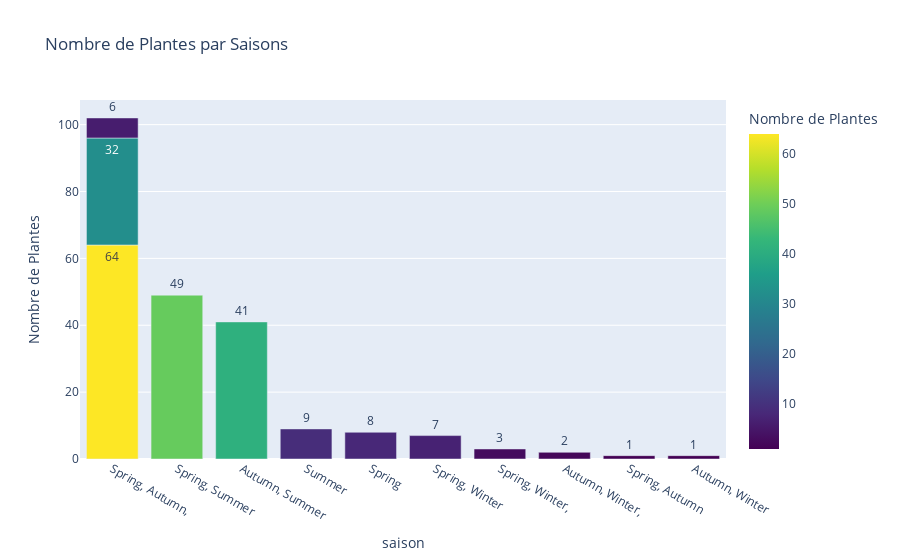

The notebook cell saved with this chart:
### Code cell
plant_counts = a_to_z["BloomsIn"].value_counts().reset_index()
plant_counts.columns = ["BloomsIn", "Count"]

plant_counts["Short_BloomsIn"] = plant_counts["BloomsIn"].apply(lambda x: " ".join(x.split()[:2]))

fig = px.bar(
    plant_counts, 
    x="Short_BloomsIn",
    y="Count", 
    text="Count", 
    title="Nombre de Plantes par Saisons",
    labels={"Short_BloomsIn": "saison", "Count": "Nombre de Plantes"},
    hover_name="BloomsIn",
    color="Count",
    color_continuous_scale="viridis"
)

fig.update_traces(
    textposition="outside",
    hovertemplate="<b>%{hovertext}</b><br>Nombre de Plantes: %{y}"
)

fig.show()

### Figure 1 — Plotly figure (JSON) as saved in the notebook; plotly's stock layout.template omitted (floating-point values rounded to 4 significant figures)
{"data": [{"alignmentgroup": "True", "hovertemplate": "<b>%{hovertext}</b><br>Nombre de Plantes: %{y}", "hovertext": ["Spring, Autumn, Summer", "Spring, Summer", "Autumn, Summer", "Spring, Autumn, Winter, Summer", "Summer", "Spring", "Spring, Winter", "Spring, Autumn, Winter", "Spring, Winter, Summer", "Autumn, Winter, Summer", "Spring, Autumn", "Autumn, Winter"], "legendgroup": "", "marker": {"color": [64, 49, 41, 32, 9, 8, 7, 6, 3, 2, 1, 1], "coloraxis": "coloraxis", "pattern": {"shape": ""}}, "name": "", "offsetgroup": "", "orientation": "v", "showlegend": false, "text": [64, 49, 41, 32, 9, 8, 7, 6, 3, 2, 1, 1], "textposition": "outside", "type": "bar", "x": ["Spring, Autumn,", "Spring, Summer", "Autumn, Summer", "Spring, Autumn,", "Summer", "Spring", "Spring, Winter", "Spring, Autumn,", "Spring, Winter,", "Autumn, Winter,", "Spring, Autumn", "Autumn, Winter"], "xaxis": "x", "y": [64, 49, 41, 32, 9, 8, 7, 6, 3, 2, 1, 1], "yaxis": "y"}], "layout": {"barmode": "relative", "coloraxis": {"colorbar": {"title": {"text": "Nombre de Plantes"}}, "colorscale": [[0, "#440154"], [0.1111, "#482878"], [0.2222, "#3e4989"], [0.3333, "#31688e"], [0.4444, "#26828e"], [0.5556, "#1f9e89"], [0.6667, "#35b779"], [0.7778, "#6ece58"], [0.8889, "#b5de2b"], [1, "#fde725"]]}, "legend": {"tracegroupgap": 0}, "title": {"text": "Nombre de Plantes par Saisons"}, "xaxis": {"anchor": "y", "domain": [0, 1], "title": {"text": "saison"}}, "yaxis": {"anchor": "x", "domain": [0, 1], "title": {"text": "Nombre de Plantes"}}}}
